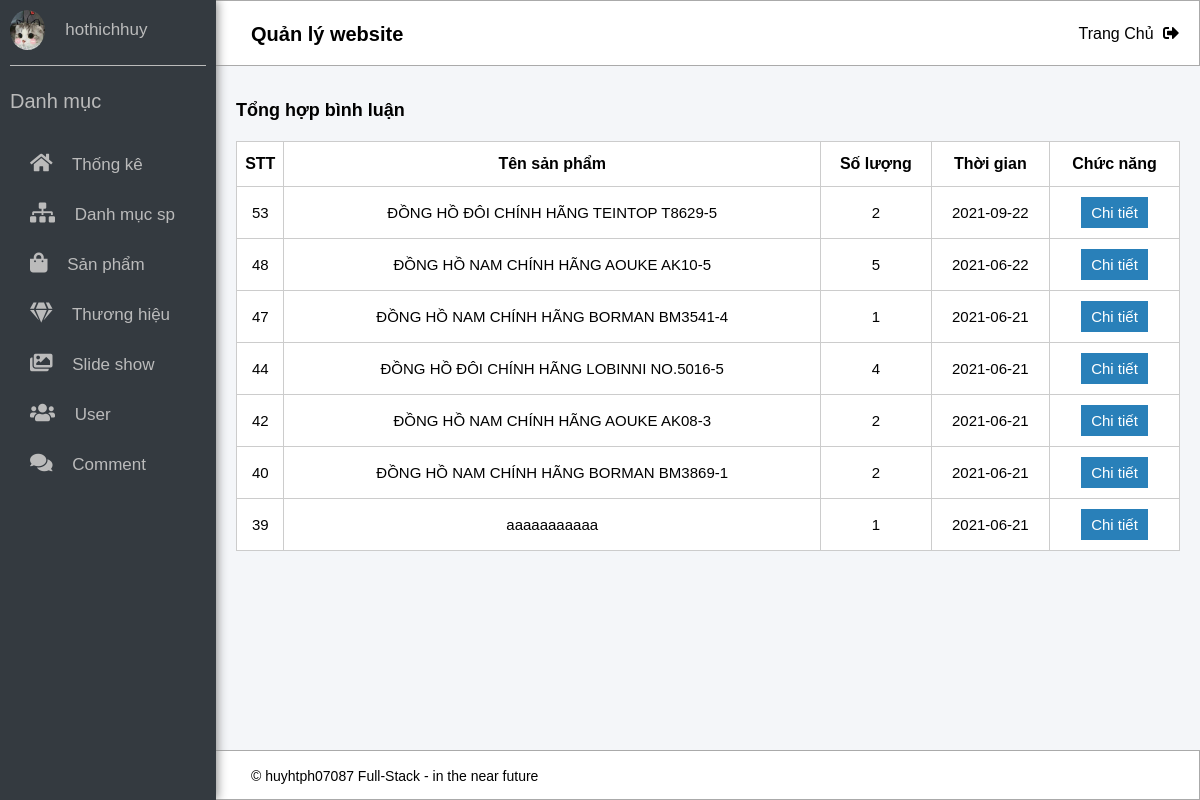
The app's page /admin/frames_func.php?page_layout=comment (signed in) with its own data.
### tables this page shows
CREATE TABLE `binh_luan` (
  `id_bl` int(11) NOT NULL,
  `id_user` int(11) NOT NULL,
  `id_sp` int(11) NOT NULL,
  `noi_dung` varchar(255) NOT NULL,
  `thoi_gian` date NOT NULL
);

CREATE TABLE `san_pham` (
  `id_sp` int(11) NOT NULL,
  `id_dm` int(11) NOT NULL,
  `ten_sp` varchar(255) NOT NULL,
  `anh_sp` text NOT NULL,
  `gia_sp` float NOT NULL,
  `id_th` int(11) NOT NULL,
  `giam_gia` int(3) NOT NULL,
  `mo_ta` varchar(1000) NOT NULL,
  `bao_hanh` varchar(30) NOT NULL,
  `luot_xem` int(11) NOT NULL,
  `trang_thai` int(3) NOT NULL
);

### libs/libs.php (called while the page is built, shortened)
<?php
function pdo_connect()
{
    $host = 'localhost';
    $user = 'root';
    $pass = '';
    $dbName = 'shoppings';
    try {
        $conn = new PDO("mysql:host=$host;dbname=$dbName", $user, $pass);
        $conn->setAttribute(PDO::ATTR_ERRMODE, PDO::ERRMODE_EXCEPTION);
    } catch (PDOException $e) {
        die('Kết nối thất bại' . $e->getMessage());
    }
    return $conn;
}
function select_all_follow_order($sql)
{
    try {
        $conn = pdo_connect();
        $stmt = $conn->prepare($sql);
        $stmt->execute();
        $stmt->setFetchMode(PDO::FETCH_ASSOC);
        return $stmt->fetchAll();
    } catch (PDOException $e) {
        die('Lỗi truy vấn' . $e->getMessage());
    }
}
?>

### admin/table_comment.php (the view, shortened to what this page needs)
<?php
    require_once '../libs/libs.php';
    $sql = "SELECT sp.ten_sp, bl.id_bl,bl.thoi_gian, COUNT(bl.id_sp) as sl, bl.id_sp
     FROM binh_luan AS bl INNER JOIN san_pham AS sp ON bl.id_sp = sp.id_sp
     GROUP BY sp.ten_sp ORDER BY bl.id_bl DESC";
    $listCmt = select_all_follow_order($sql);
?>
            <div class="wrapper__content">
                <div class="content_header">
                    <h1 class="content__header-name">Quản lý website</h1>
                    <a href="/PHP1/assignment/index.php" class="content__link-logout">
                        Trang Chủ
                        <i class="fas fa-sign-out-alt"></i>
                    </a>
                </div>
                <div class="content__box">
                    <div class="content__box-product ">
                        <h3 class="content__box-header">Tổng hợp bình luận</h3>
                        <table class="content__box-product-table">
                            <tr>
                                <th>STT</th>
                                <th>Tên sản phẩm</th>
                                <th>Số lượng</th>
                                <th>Thời gian</th>
                                <th>Chức năng</th>
                            </tr>
                            <?php
                                foreach($listCmt as $cmt){
                                    $detail = 'comment/detail_cmt.php?id_bl=' . $cmt['id_bl'] . '&id_sp=' . $cmt['id_sp'];
                                    ?>
                                        <tr>
                                            <td><?php echo $cmt['id_bl'] ?></td>
                                            <td><?php echo $cmt['ten_sp'] ?></td>
                                            <td><?php echo $cmt['sl'] ?></td>
                                            <td><?php echo $cmt['thoi_gian'] ?></td>
                                            <td class="td-function">
                                                <a href="<?php echo $detail ?>" class="link-function btn-repair">Chi tiết</a>
                                            </td>
                                        </tr>
                                    <?php
                                }
                            ?>
                        </table>
                    </div>
                </div>
                <div class="content__footer">
                    <span class="content__footer-txt">&copy; huyhtph07087 Full-Stack - in the near future</span>
                </div>
           </div>
        </div>
    </div>
</body>
</html>

### css/base.css (style rules this page uses)
:root { --main-color: #E5101D; --while-color: #fff; --black-color: #000; --out-color: #BC000B; --login-color: #EFC2C4; --orange-color: #F7941D; --bgr-color: #F5F5F5; --detail-color: #eee; --ddd-color: #ddd; --bbb-color: #bbb; --footer-color: #232F3E; }
* { padding: 0; margin: 0; box-sizing: inherit; }
html { font-size: 62.5%; font-family: arial, sans-serif; box-sizing: border-box; }

### css/setting.css (style rules this page uses)
.wrapper__content { width: 82%; }
.wrapper__content { width: 100%; height: auto; background-color: #F4F6F9; padding-left: 18%; }
.content_header { position: fixed; top: 0; left: 0; right: 0; margin-left: 21rem; display: flex; background-color: var(--while-color); height: 6.6rem; border: 0.01rem solid #aaa; padding: 0 2rem 0 4rem; line-height: 6.6rem; justify-content: space-between; }
.content__link-logout { text-decoration: none; color: var(--black-color); font-size: 1.6rem; }
.content__link-logout > i { margin-left: 0.5rem; }
.content__box { width: 100%; height: 100%; padding: 3rem 2rem 0 2rem; background-color: #F4F6F9; }
.content__box-product { padding: 7rem 0 20.3rem 0; height: 100%; }
.content__box-header { font-size: 1.8rem; margin-bottom: 2rem; }
.content__box-product-table { width: 100%; background-color: var(--while-color); margin-top: 2rem; }
.content__box-product-table, th, td { border: 1px solid #ccc; border-collapse: collapse; text-align: center; }
.content__box-product-table tr { padding: 0.3rem 0; height: 4rem; }
.content__box-product-table th { height: 4.5rem; font-size: 1.6rem; font-weight: 550; }
.content__box-product-table td { font-size: 1.5rem; }
.td-function a { display: inline-block; margin: 1rem 0; text-decoration: none; }
.link-function { outline: none; border: none; padding: 0.7rem 1rem; background-color: #2980b9; color: var(--while-color); cursor: pointer; }
.content__footer { position: fixed; bottom:0; right:0; left: 0; height: 5rem; line-height: 5rem; border: 0.02rem solid #aaa; background-color: var(--while-color); margin-left: 21rem; }
.content__footer-txt { font-size: 1.4rem; padding-left: 4rem; }

### records on screen
binh_luan: id_bl "53", id_sp.ten_sp "ĐỒNG HỒ ĐÔI CHÍNH HÃNG TEINTOP T8629-5", sl "2", thoi_gian "2021-09-22"
binh_luan: id_bl "48", id_sp.ten_sp "ĐỒNG HỒ NAM CHÍNH HÃNG AOUKE AK10-5", sl "5", thoi_gian "2021-06-22"
binh_luan: id_bl "47", id_sp.ten_sp "ĐỒNG HỒ NAM CHÍNH HÃNG BORMAN BM3541-4", sl "1", thoi_gian "2021-06-21"
binh_luan: id_bl "44", id_sp.ten_sp "ĐỒNG HỒ ĐÔI CHÍNH HÃNG LOBINNI NO.5016-5", sl "4", thoi_gian "2021-06-21"
binh_luan: id_bl "42", id_sp.ten_sp "ĐỒNG HỒ NAM CHÍNH HÃNG AOUKE AK08-3", sl "2", thoi_gian "2021-06-21"
binh_luan: id_bl "40", id_sp.ten_sp "ĐỒNG HỒ NAM CHÍNH HÃNG BORMAN BM3869-1", sl "2", thoi_gian "2021-06-21"
binh_luan: id_bl "39", id_sp.ten_sp "aaaaaaaaaaa", sl "1", thoi_gian "2021-06-21"

### other values on screen
$_SESSION['user']['name'] "hothichhuy"
